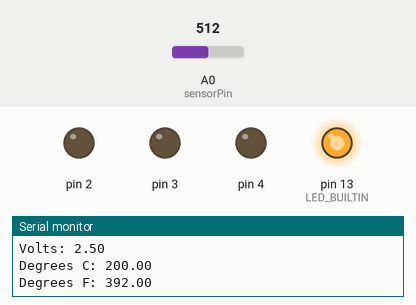
A sketch run on a simulated Arduino Uno, built with avr-gcc and run on an emulated ATmega328P. On the bench: output pins drawn as LEDs (lit = HIGH), the last lines printed to the serial monitor. The test bench sets the inputs (shaded band); at power-on: A0 (sensorPin) = 512.

Above: at 2.5 s.
At 7.5 s:
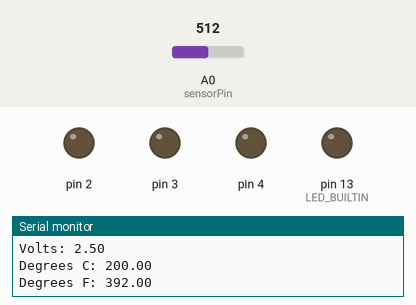
Timing chart, 0 to 13.0 s (numbered marks = the images above):
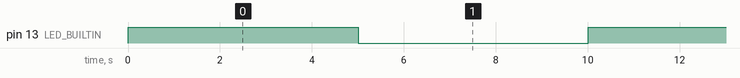

The sketch:

Project_03.ino
```cpp
const int sensorPin = A0;
const float baselineTemp = 20.0;
int sensorVal = 0;
float voltage = 0;
float temperatureC = 0;
float temperatureF = 0;
bool flip = 1;


//int test[10][10] = {0};

void setup() {
  // put your setup code here, to run once:
  Serial.begin(9600);//open serial port

  for(int pinNumber = 2; pinNumber<5; pinNumber++ ){
    pinMode(pinNumber, OUTPUT);
    digitalWrite(pinNumber, LOW);
  }

  // initialize digital pin LED_BUILTIN as an output.
  pinMode(LED_BUILTIN, OUTPUT);
}


void loop() {
  // put your main code here, to run repeatedly:

if(flip == 1){
  digitalWrite(LED_BUILTIN, HIGH);
  flip = 0;
}else{
  digitalWrite(LED_BUILTIN, LOW);
  flip = 1;
}

  sensorVal = analogRead(sensorPin);
  voltage = (sensorVal/1024.0)* 5.0;
  temperatureC = (voltage - .5) * 100;
  temperatureF = ((temperatureC * 9.0)/ 5.0) + 32.0;

  Serial.print("Sensor Value: ");
  Serial.print(sensorVal);
  Serial.print("\n");

  Serial.print("Volts: ");
  Serial.print(voltage);
  Serial.print("\n");

  Serial.print("Degrees C: ");
  Serial.print(temperatureC);
  Serial.print("\n");

  Serial.print("Degrees F: ");
  Serial.print(temperatureF);
  Serial.print("\n");


  Serial.print("\n");

  delay(5000);


}
```

Measured:
- by itself, pin 13 (LED_BUILTIN): alternates HIGH for 5.0 s and LOW for 5.0 s
